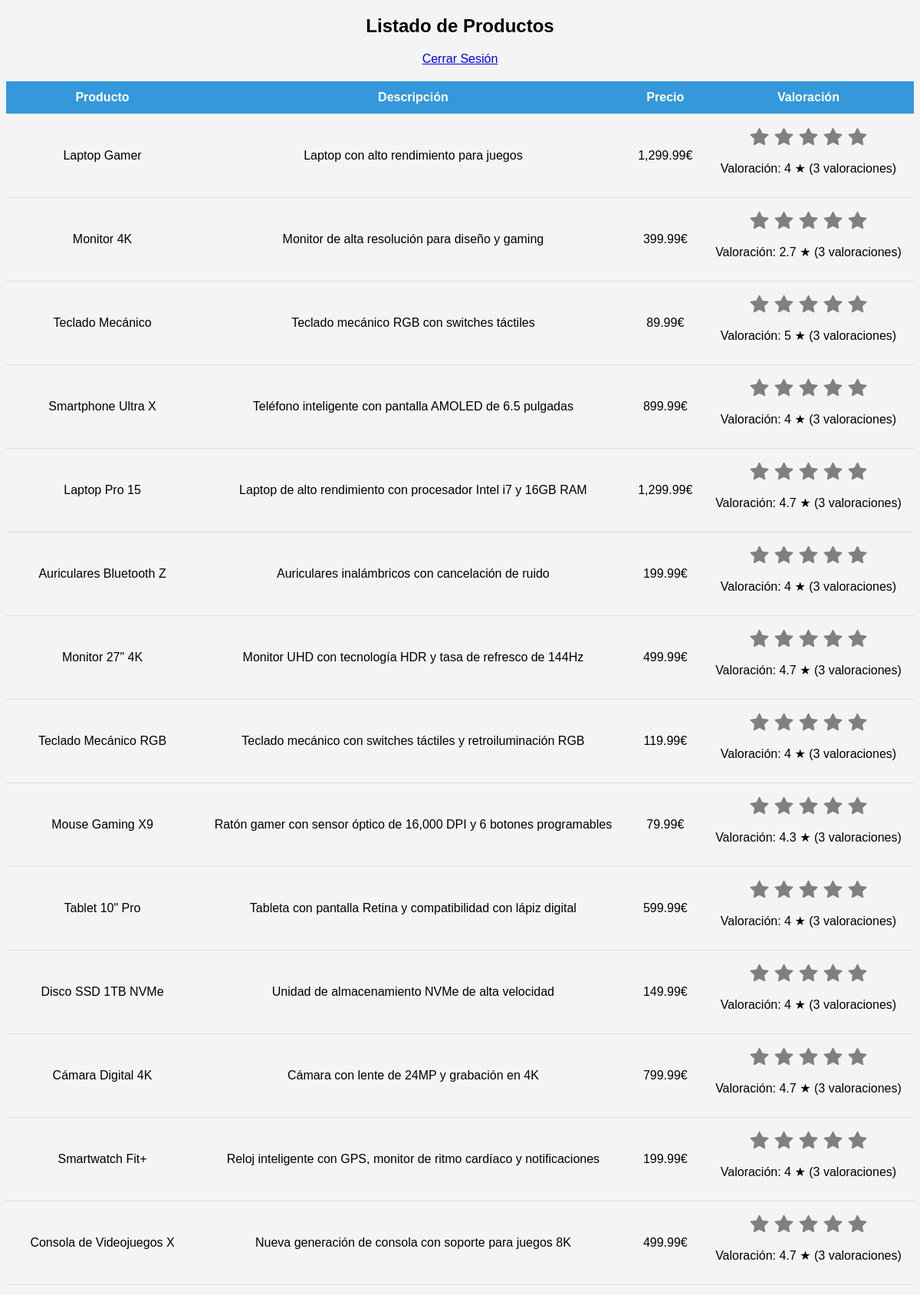
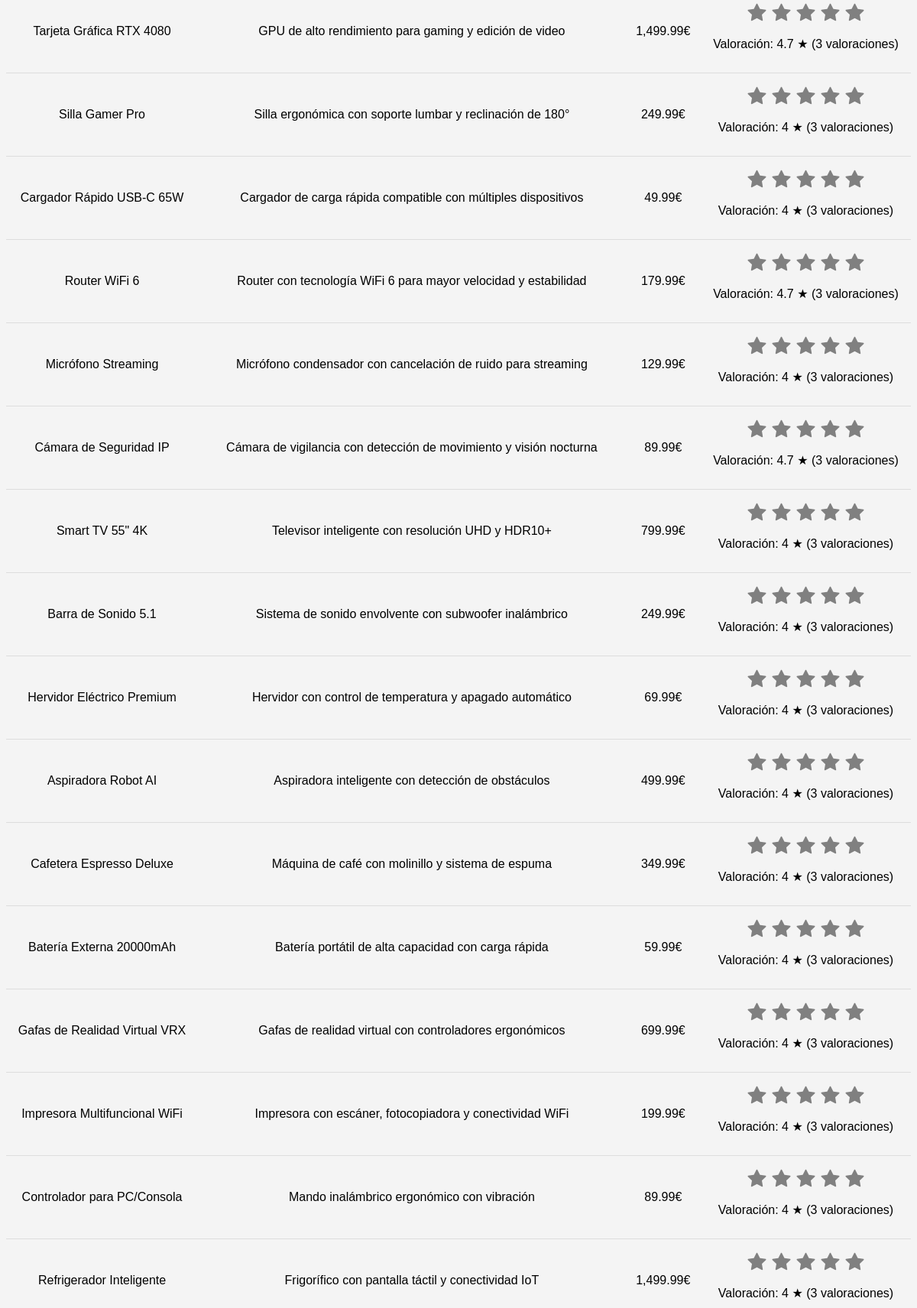
Screenshot of /listado.php (signed in, upper part) with the database file from the repository (2 pictures, top to bottom).
### tables this page shows
CREATE TABLE productos (
    id INT AUTO_INCREMENT PRIMARY KEY,
    nombre VARCHAR(255) NOT NULL,
    descripcion TEXT,
    precio DECIMAL(10,2),
    imagen VARCHAR(255) DEFAULT NULL,
    created_at TIMESTAMP DEFAULT CURRENT_TIMESTAMP
);

### include/producto.php (called while the page is built, shortened)
<?php
class Producto {
    public static function obtenerProductos($conn) {
        $query = "SELECT p.*,
                         COALESCE((SELECT AVG(valor) FROM votos WHERE producto_id = p.id), 0) AS media,
                         COALESCE((SELECT COUNT(*) FROM votos WHERE producto_id = p.id), 0) AS total_votos
                  FROM productos p";
        return $conn->query($query);
    }
}
?>

### listado.php (the view, shortened to what this page needs)
<?php
require 'include/autenticacion.php';
require 'include/producto.php';
$productos = Producto::obtenerProductos($conn);
?>
<!DOCTYPE html>
<html lang="es">
<head>
    <link rel="stylesheet" href="css/listado.css">
<link rel="stylesheet" href="https://cdn.jsdelivr.net/npm/bootstrap-icons/font/bootstrap-icons.css">
</head>
<body>
    <h2>Listado de Productos</h2>
    <a href="logout.php">Cerrar Sesión</a>
    <table>
    <tr>
        <th>Producto</th>
        <th>Descripción</th>
        <th>Precio</th>
        <th>Valoración</th>
    </tr>
    <?php while ($row = $productos->fetch_assoc()): ?>
    <tr class="clickable-row" data-href="detalle.php?id=<?= $row['id'] ?>" data-average="<?= round($row['media'], 1) ?>">
        <td><?= htmlspecialchars($row['nombre']) ?></td>
        <td><?= htmlspecialchars($row['descripcion']) ?></td>
        <td><?= number_format($row['precio'], 2) ?>€</td>
        <td>
            <div class="rating" data-product-id="<?= $row['id'] ?>">
                <?php for ($i = 1; $i <= 5; $i++): ?>
                    <i class="bi bi-star-fill star" data-value="<?= $i ?>"></i>
                <?php endfor; ?>
            </div>
            <p class="rating-info">
                Valoración: <span class="rating-average"><?= round($row['media'], 1) ?></span> ★
                (<span class="rating-count"><?= $row['total_votos'] ?></span> valoraciones)
            </p>
        </td>
    </tr>
    <?php endwhile; ?>
</table>
</body>
</html>

### css/listado.css (style rules this page uses)
body { background-color: #f4f4f4; font-family: Arial, sans-serif; text-align: center; }
table { width: 100%; border-collapse: collapse; margin-top: 20px; }
th, td { padding: 12px; text-align: center; border-bottom: 1px solid #ddd; }
th { background-color: #3498db; color: white; }
.rating { font-size: 1.8rem; cursor: pointer; display: inline-block; }
.star { font-size: 24px; cursor: pointer; color: gray; }
.clickable-row { cursor: pointer; transition: background-color 0.2s; }

### rows the page displays
productos: nombre "Laptop Gamer", descripcion "Laptop con alto rendimiento para juegos", precio "1,299.99", media "4", total_votos "3"
productos: nombre "Monitor 4K", descripcion "Monitor de alta resolución para diseño y gaming", precio "399.99", media "2.7", total_votos "3"
productos: nombre "Teclado Mecánico", descripcion "Teclado mecánico RGB con switches táctiles", precio "89.99", media "5", total_votos "3"
productos: nombre "Smartphone Ultra X", descripcion "Teléfono inteligente con pantalla AMOLED de 6.5 pulgadas", precio "899.99", media "4", total_votos "3"
productos: nombre "Laptop Pro 15", descripcion "Laptop de alto rendimiento con procesador Intel i7 y 16GB RAM", precio "1,299.99", media "4.7", total_votos "3"
productos: nombre "Auriculares Bluetooth Z", descripcion "Auriculares inalámbricos con cancelación de ruido", precio "199.99", media "4", total_votos "3"
productos: nombre "Monitor 27\" 4K", descripcion "Monitor UHD con tecnología HDR y tasa de refresco de 144Hz", precio "499.99", media "4.7", total_votos "3"
productos: nombre "Teclado Mecánico RGB", descripcion "Teclado mecánico con switches táctiles y retroiluminación RGB", precio "119.99", media "4", total_votos "3"
productos: nombre "Mouse Gaming X9", descripcion "Ratón gamer con sensor óptico de 16,000 DPI y 6 botones programables", precio "79.99", media "4.3", total_votos "3"
productos: nombre "Tablet 10\" Pro", descripcion "Tableta con pantalla Retina y compatibilidad con lápiz digital", precio "599.99", media "4", total_votos "3"
productos: nombre "Disco SSD 1TB NVMe", descripcion "Unidad de almacenamiento NVMe de alta velocidad", precio "149.99", media "4", total_votos "3"
productos: nombre "Cámara Digital 4K", descripcion "Cámara con lente de 24MP y grabación en 4K", precio "799.99", media "4.7", total_votos "3"
productos: nombre "Smartwatch Fit+", descripcion "Reloj inteligente con GPS, monitor de ritmo cardíaco y notificaciones", precio "199.99", media "4", total_votos "3"
productos: nombre "Consola de Videojuegos X", descripcion "Nueva generación de consola con soporte para juegos 8K", precio "499.99", media "4.7", total_votos "3"
productos: nombre "Tarjeta Gráfica RTX 4080", descripcion "GPU de alto rendimiento para gaming y edición de video", precio "1,499.99", media "4.7", total_votos "3"
productos: nombre "Silla Gamer Pro", descripcion "Silla ergonómica con soporte lumbar y reclinación de 180°", precio "249.99", media "4", total_votos "3"
productos: nombre "Cargador Rápido USB-C 65W", descripcion "Cargador de carga rápida compatible con múltiples dispositivos", precio "49.99", media "4", total_votos "3"
productos: nombre "Router WiFi 6", descripcion "Router con tecnología WiFi 6 para mayor velocidad y estabilidad", precio "179.99", media "4.7", total_votos "3"
productos: nombre "Micrófono Streaming", descripcion "Micrófono condensador con cancelación de ruido para streaming", precio "129.99", media "4", total_votos "3"
productos: nombre "Cámara de Seguridad IP", descripcion "Cámara de vigilancia con detección de movimiento y visión nocturna", precio "89.99", media "4.7", total_votos "3"
productos: nombre "Smart TV 55\" 4K", descripcion "Televisor inteligente con resolución UHD y HDR10+", precio "799.99", media "4", total_votos "3"
productos: nombre "Barra de Sonido 5.1", descripcion "Sistema de sonido envolvente con subwoofer inalámbrico", precio "249.99", media "4", total_votos "3"
productos: nombre "Hervidor Eléctrico Premium", descripcion "Hervidor con control de temperatura y apagado automático", precio "69.99", media "4", total_votos "3"
productos: nombre "Aspiradora Robot AI", descripcion "Aspiradora inteligente con detección de obstáculos", precio "499.99", media "4", total_votos "3"
productos: nombre "Cafetera Espresso Deluxe", descripcion "Máquina de café con molinillo y sistema de espuma", precio "349.99", media "4", total_votos "3"
productos: nombre "Batería Externa 20000mAh", descripcion "Batería portátil de alta capacidad con carga rápida", precio "59.99", media "4", total_votos "3"
productos: nombre "Gafas de Realidad Virtual VRX", descripcion "Gafas de realidad virtual con controladores ergonómicos", precio "699.99", media "4", total_votos "3"
productos: nombre "Impresora Multifuncional WiFi", descripcion "Impresora con escáner, fotocopiadora y conectividad WiFi", precio "199.99", media "4", total_votos "3"
productos: nombre "Controlador para PC/Consola", descripcion "Mando inalámbrico ergonómico con vibración", precio "89.99", media "4", total_votos "3"
productos: nombre "Refrigerador Inteligente", descripcion "Frigorífico con pantalla táctil y conectividad IoT", precio "1,499.99", media "4", total_votos "3"
